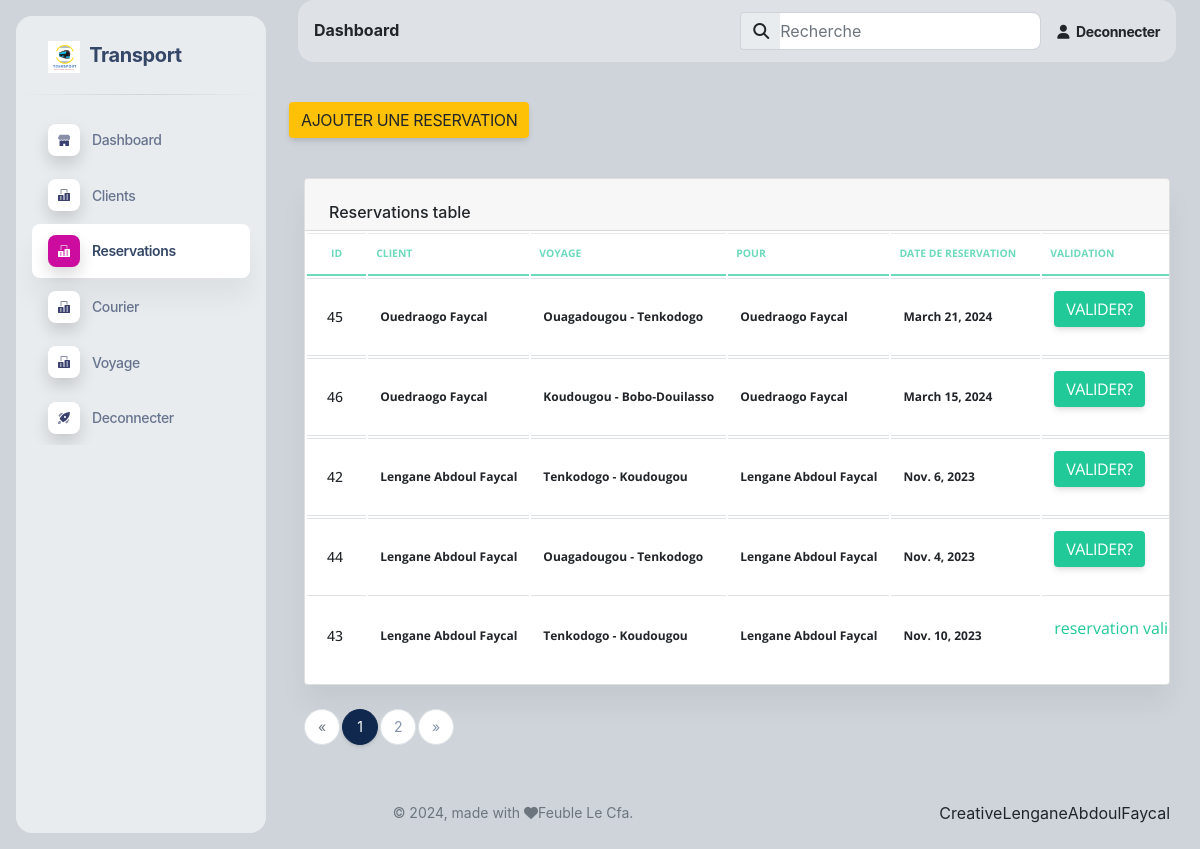
The page /reservation/ (signed in) on the database its author committed.
### transport/models.py (models this page shows, shortened)
class Reservation(models.Model):
    client = models.ForeignKey(Client,on_delete=models.CASCADE)
    voyage = models.ForeignKey(Voyages,on_delete=models.CASCADE)
    NomEtPrenom = models.CharField(max_length=100, default="user")
    date = models.DateField(auto_now=False, auto_now_add=False,)
    valider_reservation = models.BooleanField(default=False)
    class Meta:
        ordering = ['valider_reservation','-date']

class Client (models.Model):
    nom = models.CharField( max_length=50)
    prenom = models.CharField(max_length=100)
    addresse = models.CharField(max_length=100)
    nomUtisateur = models.CharField(max_length=50, default='user', unique=True)
    email = models.EmailField(max_length=254, default='example@example.com')
    telephone = PhoneNumberField(default='+22661748597')
    cnib = models.IntegerField()
    motDePass = models.CharField(max_length=50, default='1234')
    def __str__(self):
        return self.nom +' '+ self.prenom

class Voyages(models.Model):
    ville_depart = models.CharField(max_length=200)
    ville_arrive = models.CharField(max_length=200)
    heure_depart = models.TimeField()
    place_number = models.IntegerField()
    car = models.ForeignKey(Car, on_delete=models.CASCADE)
    prix = models.IntegerField()
    def __str__(self):
        return self.ville_depart + ' - ' + self.ville_arrive

### transport/views.py (the view)
# urls.py: path('reservation/', views.reservation, name="reservation"),
@login_required
def reservation(request, id=0):
    if 'editReservation' in request.path and id != 0 :
        model = get_object_or_404(Reservation, pk=id)
        if request.method == 'POST':
            form = ReservationForm(request.POST, instance=model)
            if form.is_valid():
                form.save()
                return redirect('reservation')
            else:
                form = ReservationForm(instance=model)
                return render(request, 'admin_t/reservation.html', {"form": form})
        form = ReservationForm(instance=model)
        return render(request, 'admin_t/reservation.html', {"form": form, 'id':id})
    elif 'deleteReservation' in request.path and id != 0:
        ob = get_object_or_404(Reservation, pk=id)
        ob.delete()
        return redirect('reservation')
    else:
        if request.method == "POST" and 'addReservation' in request.path:
            form = ReservationForm(request.POST)
            visit = Reservation.objects.all()
            page = Paginator(visit, 5)
            pge = request.GET.get('page')
            reservation = page.get_page(pge)
            if form.is_valid():
                try:
                    b = form.cleaned_data['date']
                    a = Place.objects.get(date=b)
                    if a.disponibilite:
                        form.save()
                        messages.success(request, "Reservation added !")
                        return redirect('reservation')
                    else:
                        return HttpResponse("Vous ne pouvez plus reserver car il n'y a plus de place disponibles a cette date")
                except:
                    form.save()
                    messages.success(request, "Reservation added !")
                    return redirect('reservation')
            else:
                return render(request, 'admin_t/reservation.html', {"form": form, "models":reservation})
        else:
            form = ReservationForm()
            visit = Reservation.objects.all()
            page = Paginator(visit, 5)
            pge = request.GET.get('page')
            reservation = page.get_page(pge)
            return render(request, 'admin_t/reservation.html', {"form": form, "models":reservation})

### transport/forms.py
class ReservationForm(ModelForm):
    class Meta:
        model = Reservation
        fields = '__all__'

### transport/templates/admin_t/reservation.html (shortened to what this page needs)
{% extends 'base.html' %}
{% block content %}
  {% if 'reservation' in request.path %}
    <a href ="{% url 'addReservation' %}" class="btn btn-warning"> AJouter une Reservation </a>
      {% if models %}
            <div class="container-fluid py-4">
                <div class="row">
                <div class="col-12">
                    <div class="card mb-4">
                    <div class="card-header pb-0">
                        <h6>Reservations table</h6>
                    </div>
                    <div class="card-body px-0 pt-0 pb-2">
                        <div class="table-responsive p-0">
                        <table class="table align-items-center mb-0">
                            <thead>
                            <tr>
                                <th class="text-uppercase text-secondary text-xxs font-weight-bolder opacity-7">ID</th>
                                <th class="text-uppercase text-secondary text-xxs font-weight-bolder opacity-7 ps-2">Client</th>
                                <th class="text-uppercase text-secondary text-xxs font-weight-bolder opacity-7 ps-2">Voyage</th>
                                <th class="text-uppercase text-secondary text-xxs font-weight-bolder opacity-7 ps-2">Pour</th>
                                <th class="text-uppercase text-secondary text-xxs font-weight-bolder opacity-7 ps-2">Date de Reservation</th>
                                <th class="text-uppercase text-secondary text-xxs font-weight-bolder opacity-7 ps-2">Validation</th>
                            </tr>
                            </thead>
                            <tbody>
                                {% for model in models %}
                            <tr>
                                <td>
                                <div class="d-flex px-2 py-1">
                                    <div class="d-flex flex-column justify-content-center">
                                    <h6 class="mb-0 text-sm">{{model.id}}</h6>
                                    </div>
                                </div>
                                </td>
                                <td>
                                <p class="text-xs font-weight-bold mb-0">{{model.client}} </p>
                                </td>
                                    <td>
                                    <p class="text-xs font-weight-bold mb-0">{{model.voyage}}</p>
                                    </td>
                                    <td>
                                      <p class="text-xs font-weight-bold mb-0"> {% if model.NomEtPrenom == 'user' %} {{model.client}}  {% else %} {{model.NomEtPrenom}} {% endif %} </p>
                                      </td>
                                    <td>
                                      <p class="text-xs font-weight-bold mb-0">{{model.date}}</p>
                                      </td>
                                      <td class="align-middle">
                                        {% if not model.valider_reservation %}
                                        <a href=" {% url 'validerReservation' model.id %} " class="btn btn-success" data-toggle="tooltip" data-original-title="Edit user">
                                            valider?
                                        </a>
                                        {% else %}
                                        <p class="text-success">reservation valider</p>
                                        {% endif %}
                                        </td>
                            </tr>
                            {% endfor %}
                        </table>
                        </div>
                        {% else %}
              <div class="col-md-12">
                <p>No Reviews saved</p>
              </div>
            {% endif %}
                    </div>
                    </div>
                </div>
                </div>
                <div class="row">
                    <div class="col-md-12">
                      {% if models.has_other_pages %}
                        <ul class="pagination">
                          {% if models.has_previous %}
                            <li class="page-item">
                              <a href="?page={{ models.previous_page_number }}" class="page-link">&laquo;</a>
                            </li>
                          {% else %}
                            <li class="page-item disabled">
                              <a class="page-link">&laquo;</a>
                            </li>
                          {% endif %}
                          {% for i in models.paginator.page_range %}
                            {% if models.number == i %}
                              <li class="page-item active">
                                <a class="page-link">{{i}}</a>
                              </li>
                            {% else %}
                              <li class="page-item">
                                <a href="?page={{i}}" class="page-link">{{i}}</a>
                              </li>
                            {% endif %}
                          {% endfor %}
                          {% if models.has_next %}
                            <li class="page-item">
                              <a href="?page={{ models.next_page_number }}" class="page-link">&raquo;</a>
                            </li>
                          {% else %}
                            <li class="page-item disabled">
                              <a class="page-link">&raquo;</a>
                            </li>
                          {% endif %}
                        </ul>
                      {% endif %}
                    </div>
                  </div>
            </div>
    {% endif %}
{% endblock content %}

### rows shown on the page
Reservation: id "45", client "Ouedraogo Faycal", voyage "Ouagadougou - Tenkodogo", date "March 21, 2024", valider_reservation "VALIDER?"
Reservation: id "46", client "Ouedraogo Faycal", voyage "Koudougou - Bobo-Douilasso", date "March 15, 2024", valider_reservation "VALIDER?"
Reservation: id "42", client "Lengane Abdoul Faycal", voyage "Tenkodogo - Koudougou", date "Nov. 6, 2023", valider_reservation "VALIDER?"
Reservation: id "44", client "Lengane Abdoul Faycal", voyage "Ouagadougou - Tenkodogo", date "Nov. 4, 2023", valider_reservation "VALIDER?"
Reservation: id "43", client "Lengane Abdoul Faycal", voyage "Tenkodogo - Koudougou", date "Nov. 10, 2023", valider_reservation "reservation…"

### other values the page prints
{{ i }} "1"
{{ i }} "2"
